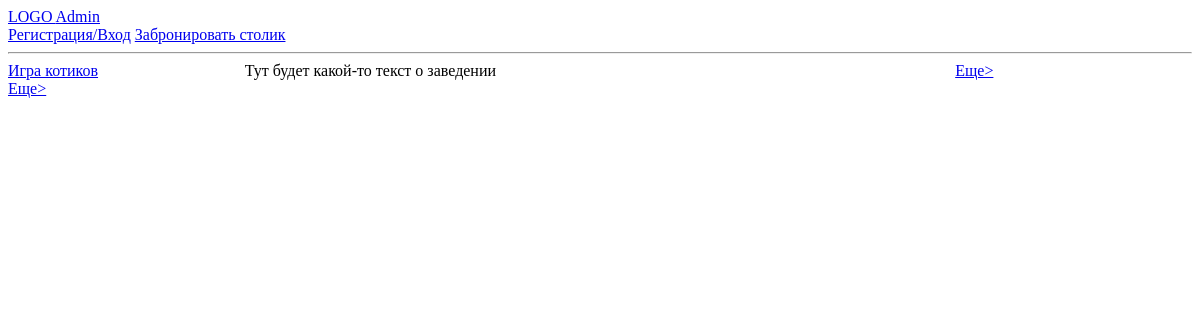
Before: / with the older database file.
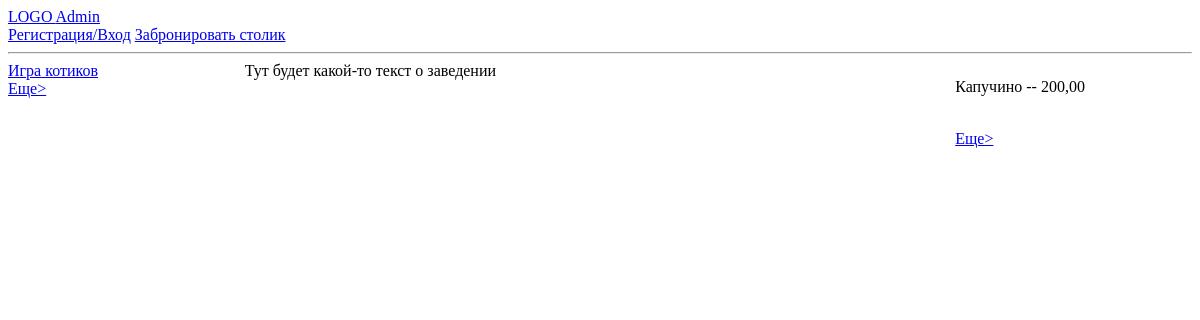
After: the same page with the newer database file.
### base/models.py (models this page shows, shortened)
class GamesModel(models.Model):
    game_name = models.CharField(max_length=200, null=True)
    game_type = models.CharField(max_length=50, null=True)
    bio = models.TextField(null=True, blank=True)
    image = models.ImageField(null=True, blank=True, default='avatar.svg')

class MenuModel(models.Model):
    product_name = models.CharField(max_length=200, null=True)
    price = MoneyField(max_digits=14, default_currency='RUB')
    bio = models.TextField(null=True, blank=True)

### base/views.py (the view)
# urls.py: path('', views.homePage , name='home'),
def homePage(request):
    games = GamesModel.objects.all()
    products = MenuModel.objects.all()
    context = {
        'games': games,
        'products': products
    }
    return render(request, 'base/home.html', context)

### base/templates/base/home.html (shortened to what this page needs)
{% extends 'base.html' %}
{% block content %}
<div class="home-container">
    <div class="Games">
        {% for game in games %}
            <a href="{% url 'singlegame' game.id %}">{{ game.game_name }}</a>
            <br>
        {% endfor %}
        <a href="{% url 'games' %}">Еще></a>
    </div>
    <div class="About">
        Тут будет какой-то текст о заведении
    </div>
    <div class="MenuPos">
        {% for product in products %}
            <p>{{ product.product_name }} -- {{ product.price }}</p>
            <br>
        {% endfor %}
        <a href="{% url 'menu' %}">Еще></a>
    </div>
</div>
{% endblock %}

Changed rows visible on the page:
added MenuModel: product_name "Капучино", price "200,00"
